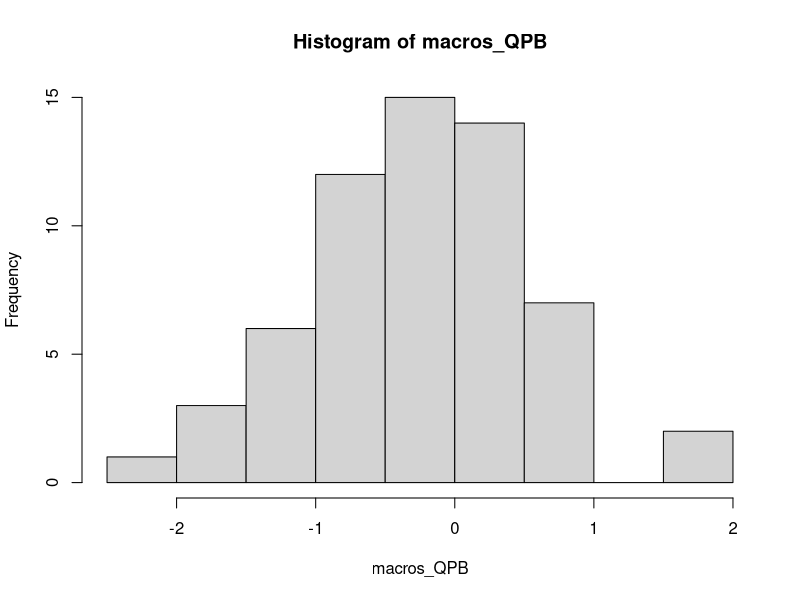

Source code (R): (Note: this script raises an error after producing the figure.)




# --------------------------------------------------------
# Long-term ecosystem response: Macroinvertebrate density
# Prieta B
# Date: Sun Jul 21 2024 14:34:56
# Pablo E. Gutierrez-Fonseca
# pabloe.gutierrezfonseca@gmail.com
# --------------------------------------------------------



# cleans global environment
rm(list = ls())



# Create a data frame with Decapoda_QPA data (2017-10-05 (after H. Maria, time 0) to 2022-09-01)
macros_QPB <- c(0.416040634, 
                0.759091842, 1.909426685, -1.686774259, -0.173728192, 1.748084406, 
                -0.356049749, -1.608812717, -1.877451187, -1.123304901, 0.010575526, 
                -0.222518356, -0.392417393, -1.138809088, -0.722981193, 0.235697317, 
                0.26298946, -0.915665536, -0.241446366, -0.430157721, -0.722981193, 
                -0.061250208, -2.078816347, -0.993627078, -0.765092678, -0.662963183, 
                -0.061250208, -0.966958831, -0.831784052, -1.154557445, -0.235097138, 
                0.30442665, 0.501400483, 0.086802892, -1.138809088, -1.078184466, 
                0.441832752, -0.294713744, 0.292176462, -0.003007521, -0.033590944, 
                -0.046091107, 0.132028763, 0.309954708, -0.797507196, -0.604135803, 
                -0.561118418, 0.072390496, 0.624797603, 0.708050586, -0.758286483, 
                0.540996501, 0.260283098, -0.262965045, 0.922875611, 0.787638024, 
                0.193272388, -1.020650747, -0.262965045, 0.348836496)



event <- seq(1, length(macros_QPB))
data <- data.frame(event, macros_QPB)


hist(macros_QPB)
shapiro.test(macros_QPB)

###########################################################################
# Linear model (mod.1) ----------------------------------------------------
# Create a linear model
mod.1 <- lm(macros_QPB ~ event, data = data)
# Print the summary of the linear model
summary(mod.1)

# Get R-squared value and p-value
r_squared_mod.1 <- summary(mod.1)$r.squared
p_value_mod.1 <- summary(mod.1)$coefficients[2, 4]
# Print R-squared value and p-values
cat("R-squar:", r_squared_mod.1, "\n")
cat("P-value:", p_value_mod.1, "\n")

# Create a ggplot
mod.1.plot <- ggplot(data, aes(x = event, y = macros_QPB)) +
  geom_point() +         # Scatter plot points
  geom_smooth(method = "lm", se = FALSE) +  # Trend line without confidence interval
  labs(title = "Canopy QPA and Trend Line",
       x = "Event",
       y = "Macroinvertebrates QPB") +
  theme_minimal()

mod.1.plot



###########################################################################
# Humped yield curve (mod.2) ----------------------------------------------
# Define the Nelson-Siegel function
nelson_siegel <- function(x, beta0, beta1, beta2, tau) {
  y <- beta0 + (beta1 + beta2) * (1 - exp(-x / tau)) / (x / tau) - beta2 * exp(-x / tau)
  return(y)
}

# Initial parameter values
start_params <- c(beta0 = 0.5, beta1 = -0.5, beta2 = 0.5, tau = 1)
# Fit the model using nlsLM
mod.2 <- nlsLM(macros_QPB ~ nelson_siegel(event, beta0, beta1, beta2, tau), 
               data = data, 
               start = start_params)

summary(mod.2)
# Extract R-squared and p-value
# Calculate the R-squared value manually
fitted_values <- fitted(mod.2)
observed_values <- data$macros_QPB
mean_observed <- mean(observed_values)
ss_total <- sum((observed_values - mean_observed)^2)
ss_residual <- sum((observed_values - fitted_values)^2)
r_square_mod.2 <- 1 - ss_residual / ss_total
pvalue_mod.2 <- summary(mod.2)$coefficients[4, 4]  # P-value for the 'tau' parameter

# Print R-squared value and p-values
cat("R-squared:", r_square_mod.2, "\n")
cat("P-value:", pvalue_mod.2, "\n")


# Calculate the predicted values from the model
predicted_values <- predict(mod.2, newdata = data.frame(event = event))

# Create a ggplot
mod.2.plot <- ggplot(data, aes(x = event, y = macros_QPB)) +
  geom_point(color = "blue") +
  geom_line(aes(y = predicted_values), color = "blue") +
  labs(title = "Macroinvertebrates QPA and Fitted Nelson-Siegel Curve",
       x = "Event",
       y = "Macoinvertebrates QPB") +
  theme_minimal()

mod.2.plot



###########################################################################
# Inverted Parabola Curve (mod. 3) ----------------------------------------
# Fit a quadratic regression model
mod.3 <- lm(macros_QPB ~ event + I(event^2), data=data)
# Get model summary
summary(mod.3)

# Extract R-squared value and p-value
r_squared.mod3 <- summary(mod.3)$r.squared
p_value.mod3 <- summary(mod.3)$coefficients[4]  # P-value for the quadratic term
# Display results
cat("R-squared:", r_squared.mod3, "\n")
cat("R-squared:", p_value.mod3, "\n")

# Create a new data frame for prediction
new_data <- data.frame(event = seq(1, length(macros_QPB), length.out = 100))

# Predict using the model
predictions <- predict(mod.3, newdata = new_data)

# Create a ggplot for visualization
mod.3.plot <- ggplot(data, aes(x = event, y = macros_QPB)) +
  geom_point() +
  geom_line(data = data.frame(event = new_data$event, macros_QPA = predictions), 
            aes(x = event, y = macros_QPA), color = "blue") +
  labs(title = "Inverted Parabolic Curve Fit",
       x = "Event",
       y = "Macros QPB") +
  theme_minimal()

mod.3.plot



###########################################################################
# Logistic curve (mod.4) --------------------------------------------------
# Define the logistic function
logistic_function <- function(x, A, B, C, D) {
  A + (B - A) / (1 + exp(-C * (x - D)))
}

# Try different starting parameter values
start_params <- list(A = -1, B = 1, C = 0.1, D = median(data$event))

# Fit the model using nls.lm algorithm
mod.4 <- nlsLM(macros_QPB ~ logistic_function(event, A, B, C, D),
               data = data,
               start = start_params)

# Check the summary of the model
summary(mod.4)


# Calculate residuals
residuals <- residuals(mod.4)
# Calculate R-squared value
ss_residuals <- sum(residuals^2)
ss_total <- sum((data$macros_QPB - mean(data$macros_QPB))^2)
r_squared <- 1 - (ss_residuals / ss_total)
# Print R-squared value
cat("R-squared:", sprintf("%.4f", r_squared), "\n")

# Generate predictions using the model
new_data <- data.frame(event = seq(1, length(macros_QPB), length.out = 100))
predictions <- predict(mod.4, newdata = new_data)

# Create a ggplot for visualization
mod.4.plot <- ggplot(data, aes(x = event, y = macros_QPB)) +
  geom_point() +
  geom_line(data = data.frame(event = new_data$event, macros_QPB = predictions), 
            aes(x = event, y = macros_QPB), color = "red") +
  labs(title = "Logistic Curve Fit",
       x = "Event",
       y = "Macros QPA") +
  theme_minimal()

mod.4.plot




###########################################################################
# Logarithmic curve (mod.5) -----------------------------------------------
# Fit a logarithmic curve model
mod.5 <- nls(macros_QPB ~ a * log(event) + b, data = data, start = list(a = 1, b = 1))

# Get summary of the model
summary(mod.5)

# Calculate R-squared manually
ss_total <- sum((data$macros_QPA - mean(data$macros_QPB))^2)
ss_residual <- sum(residuals(mod.5)^2)
r_squared <- 1 - (ss_residual / ss_total)

# Calculate p-values using t-distribution
coefs <- coef(mod.5)
std_errors <- sqrt(diag(vcov(mod.5)))
t_values <- coefs / std_errors
p_values <- 2 * (1 - pt(abs(t_values), df = length(data$event) - length(coefs)))

# Display results
cat("R-squared:", r_squared, "\n")
cat("Parameter estimates:\n")
print(coefs)
cat("Standard errors:\n")
print(std_errors)
cat("t-values:\n")
print(t_values)
cat("p-values:","\n")
print(p_values)


# Create a data frame with predicted values
pred_data <- data.frame(event = data$event, 
                        macros_QPB_pred = predict(mod.5, newdata = data))

# Create a ggplot
mod.5.plot <- ggplot(data, aes(x = event, y = macros_QPB)) +
  geom_point() +
  geom_line(data = pred_data, aes(x = event, y = macros_QPB_pred), color = "blue") +
  labs(title = "Logarithmic Curve Fitting",
       x = "Event",
       y = "Macroinvertebrados QPB") +
  theme_minimal()

mod.5.plot




###########################################################################
# Exponential curve (mod.6) -----------------------------------------------
# Define the exponential function
exponential <- function(x, A, B, C) {
  A * exp(B * x) + C
}

# Fit the exponential curve
mod.6 <- nls(macros_QPB ~ exponential(event, A, B, C), 
             data = data,
             start = list(A = 1, B = 0.1, C = 0))

# Get summary of the fitted model
fit_summary <- summary(mod.6)

# Calculate total sum of squares
total_ss <- sum((data$macros_QPB - mean(data$macros_QPB))^2)
# Calculate residual sum of squares
residual_ss <- sum(fit_summary$residuals^2)
# Calculate R-squared value
rsquared <- 1 - residual_ss / total_ss
# Extract p-values
p_values <- fit_summary$coefficients[, "Pr(>|t|)"]
# Print the results
cat("R-squared value:", rsquared, "\n")
cat("P-values for parameters:\n")
print(p_values)


# Create a new data frame for prediction
new_data <- data.frame(event = seq(1, length(macros_QPB), length.out = 100))
new_data$predicted <- predict(mod.6, newdata = new_data)

# Plot the data and fitted curve using ggplot2
mod.6.plot <- ggplot(data, aes(x = event, y = macros_QPB)) +
  geom_point() +
  geom_line(data = new_data, aes(x = event, y = predicted), color = "blue") +
  labs(x = "Event", y = "Macroinvertebrados QPB") +
  ggtitle("Exponential Curve Fitting") +
  theme_minimal()

mod.6.plot




###########################################################################
# Gompertz asymmetric sigmoid model curve (mod.7) -------------------------
# Gompertz function
gompertz_asymmetric <- function(x, A, b, c, d) {
  y = A * exp(-b * exp(-c * x)) + d
  return(y)
}

mod.7 <- nlsLM(macros_QPB ~ gompertz_asymmetric(event, A, b, c, d),
               data = data,
               start = list(A = 1, b = 1, c = 1, d = 0))

rss <- sum(residuals(mod.7)^2)
tss <- sum((data$macros_QPB - mean(data$macros_QPB))^2)
rsquared_mod.7 <- 1 - (rss / tss)
pvalue_mod.7 <- summary(mod.7)$coefficients[,"Pr(>|t|)"]["A"]

cat("R-squared value:", rsquared_mod.7, "\n")
cat("p-value value:", pvalue_mod.7, "\n")


curve_data <- data.frame(event = seq(1, length(macros_QPB), length.out = 100))
curve_data$predicted <- predict(mod.7, newdata = curve_data)

mod.7.plot <- ggplot(data, aes(x = event, y = macros_QPB)) +
  geom_point() +
  geom_line(data = curve_data, aes(x = event, y = predicted), color = "red") +
  labs(title = "Gompertz Asymmetric Sigmoid Model Fit",
       x = "Event", y = "Macroinvertebrates QPA") +
  theme_minimal()

mod.7.plot



###########################################################################
# Goniometric curve (mod.8) -----------------------------------------------
# Define the goniometric function
goniometric <- function(x, a, b, c, d) {
  a * sin(b * x + c) + d
}

# Fit the model using nonlinear least squares with adjusted initial values and different algorithm
mod.8 <- nls(macros_QPB ~ goniometric(event, a, b, c, d), 
             data = data,
             start = list(a = 1, b = 1, c = 0, d = mean(macros_QPB)),
             algorithm = "port")

# Extract coefficients
coefficients <- coef(mod.8)
# Print coefficients
print(coefficients)
# Calculate R-squared value
residuals <- residuals(mod.8)
SSR <- sum(residuals^2)
SST <- sum((data$macros_QPB - mean(data$macros_QPB))^2)
R_squared <- 1 - SSR / SST
cat("R-squared value:", R_squared, "\n")

# Calculate p-value
summary_fit <- summary(mod.8)
p_value.mod8 <- summary_fit$coefficients[4, "Pr(>|t|)"]
cat("p-value:", p_value.mod8, "\n")


# Generate predicted values from the fitted model
data$predicted <- predict(mod.8)

# Create a ggplot with the original data and fitted curve
mod.8.plot <- ggplot(data, aes(x = event, y = macros_QPB)) +
  geom_point() +
  geom_line(aes(y = predicted), color = "blue") +
  labs(title = "Fitted Goniometric Curve",
       x = "Event",
       y = "Macroinvertebrates QPB") +
  theme_minimal()

mod.8.plot

(mod.1.plot + mod.2.plot + mod.3.plot + mod.4.plot) /
  (mod.5.plot + mod.6.plot + mod.7.plot + mod.8.plot)





###########################################################################
# Function to compute AICc
AICc <- function(fit, return.K = FALSE) {
  n <- length(residuals(fit))
  k <- length(coef(fit)) + 1  # Including the intercept
  aic <- -2 * logLik(fit) + 2 * k
  aicc <- aic + (2 * k * (k + 1)) / (n - k - 1)
  if (return.K) return(k) else return(aicc)
}

n <- length(data$macros_QPB)  # Number of observations

aic_mod.1 <- AICc(mod.1)
aic_mod.2 <- AICc(mod.2)
aic_mod.3 <- AICc(mod.3)
aic_mod.4 <- AICc(mod.4)
aic_mod.5 <- AICc(mod.5)
aic_mod.6 <- AICc(mod.6)
aic_mod.7 <- AICc(mod.7)
aic_mod.8 <- AICc(mod.8)

# Store AICc values in a vector
aic_values <- c(aic_mod.1, aic_mod.2, aic_mod.3, aic_mod.4, aic_mod.5, aic_mod.6, aic_mod.7, aic_mod.8)

# Sort AICc values in ascending order
sorted_indices <- order(aic_values)

# Print sorted AICc values and corresponding model numbers
for (i in sorted_indices) {
  cat("AICc Mod.", i, ":", aic_values[i], "\n")
}

